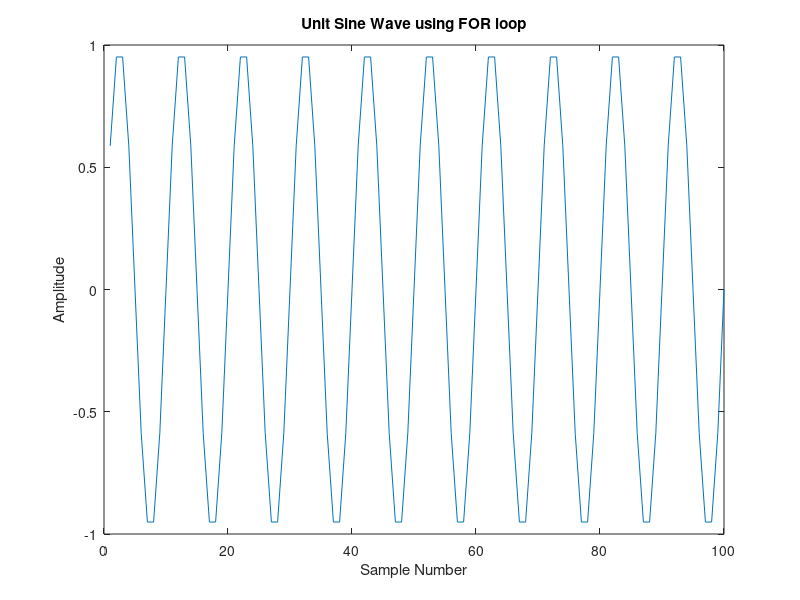

Write the MATLAB code that produced this figure.
% CS-419 Digital Signal Processing - Lab Session 01
% Omar Rashid | CS-23136
% Task # 14: Use a FOR loop to generate a single vector y, which is a
% digitized unit sine wave with ten samples per cycle, with 100 elements.

N = 100;                  % total number of elements
y = zeros(1, N);          % preallocate vector

for n = 1:N
    y(n) = sin(2*pi*n/10);   % 10 samples per cycle
end

plot(y);
title('Unit Sine Wave using FOR loop');
xlabel('Sample Number');
ylabel('Amplitude');
